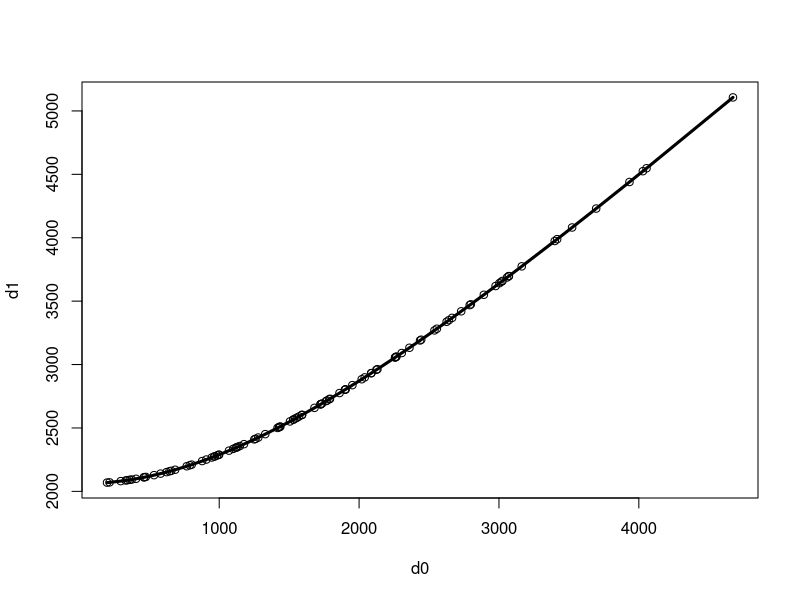

R code for this plot:
library(ade4)


### Name: lingoes
### Title: Transformation of a Distance Matrix for becoming Euclidean
### Aliases: lingoes
### Keywords: array multivariate

### ** Examples

data(capitales)
d0 <- capitales$dist
is.euclid(d0) # FALSE
d1 <- lingoes(d0, TRUE)
# Lingoes constant = 2120982
is.euclid(d1) # TRUE
plot(d0, d1)
x0 <- sort(unclass(d0))
lines(x0, sqrt(x0^2 + 2 * 2120982), lwd = 3)
 
is.euclid(sqrt(d0^2 + 2 * 2120981), tol = 1e-10) # FALSE
is.euclid(sqrt(d0^2 + 2 * 2120982), tol = 1e-10) # FALSE
is.euclid(sqrt(d0^2 + 2 * 2120983), tol = 1e-10) 
    # TRUE the smaller constant
